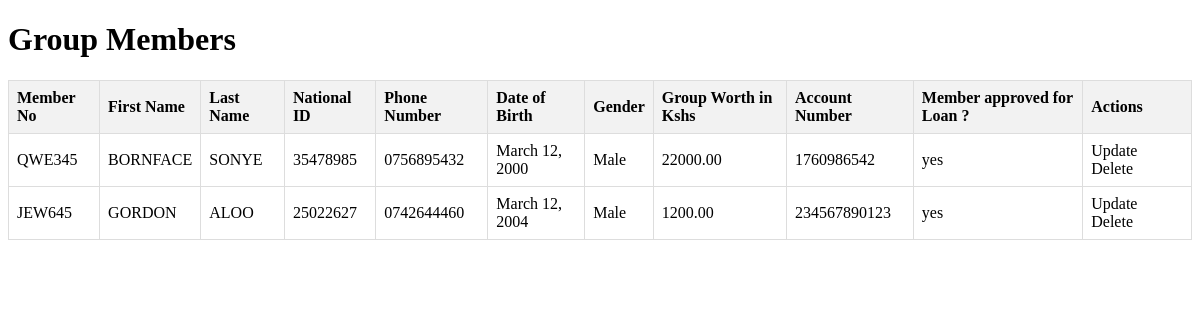
The page /Linker/members/ (signed in) on the database its author committed.
### lender/models.py (models this page shows, shortened)
class GroupMember(models.Model):
    member_id = models.AutoField(primary_key=True, unique=True)
    member_no = models.CharField(max_length=50, help_text="Enter Member Number")
    first_name = models.CharField(max_length=50, help_text="Enter First Name")
    last_name = models.CharField(max_length=50, help_text="Enter Last Name")
    national_id = models.DecimalField(max_digits=20, decimal_places=0, unique=True, validators=[validate_kenyan_id], help_text="Enter National Identification Number:")
    phone_number = models.CharField(
        max_length=13,  # Maximum length for +254xxxxxxxxx format
        validators=[validate_kenyan_phone_number],
        help_text="Enter phone number in the format 0798073204 or +254798073404"
    )
    dob = models.DateField(help_text="Enter Date of Birth")
    MALE = 'Male'
    FEMALE = 'Female'
    OTHER = 'Other'
    GENDER_CHOICES = [
        (MALE, 'Male'),
        (FEMALE, 'Female'),
        (OTHER, 'Other'),
    ]
    gender = models.CharField(
        max_length=10,
        choices=GENDER_CHOICES,
        help_text="Enter Member Gender"
    )
    group = models.CharField(max_length=50, help_text="Enter Group Number")
    grp_worth = models.DecimalField(max_digits=20, decimal_places=2, default=0.00, help_text="Enter Group Worth in Kshs.")
    account = models.CharField(max_length=50, default='00000000', help_text="Account Number")
    YES = 'yes'
    NO = 'no'
    APPROVAL_CHOICES = [
        (YES, 'Yes'),
        (NO, 'No'),
    ]
    approved = models.CharField(
        max_length=3,
        choices=APPROVAL_CHOICES,
        default=NO,  # Default value can be set to 'no'
        help_text="Is the member approved"
    )

### lender/views.py (the view)
# urls.py: path('members/', MemberListView.as_view(), name='member_list'),
class MemberListView(ListView):
    template_name = 'member_list.html'
    context_object_name = 'members'
    def get(self, request):
        username = request.session.get('username')
        if not username:
            return redirect('group_login')  # Redirect to login if username is not in session
        try:
            user = System_User.objects.get(username=username)
            borrower_no = user.borrower_no
            lender_no = user.lender_no
            borrower = Borrower.objects.get(borrower_no=borrower_no)
            group = Group.objects.get(borrower_no=borrower)
        except System_User.DoesNotExist:
            return redirect('group_login')
        except Group.DoesNotExist:
            return redirect('group_login')
        request.session['borrower_no'] = borrower_no
        request.session['lender_no'] = lender_no
        group_no = group.group_no
        members = GroupMember.objects.filter(group=group_no)
        return render(request, self.template_name, {'members': members})

### lender/templates/member_list.html (shortened to what this page needs)
<!DOCTYPE html>
<html lang="en">
<head>
    <link rel="stylesheet" href="https://cdnjs.cloudflare.com/ajax/libs/font-awesome/5.15.4/css/all.min.css">
</head>
<body>
    <h1>Group Members</h1>
    <table>
        <thead>
            <tr>
                <th>Member No</th>
                <th>First Name</th>
                <th>Last Name</th>
                <th>National ID</th>
                <th>Phone Number</th>
                <th>Date of Birth</th>
                <th>Gender</th>
                <th>Group Worth in Kshs</th>
                <th>Account Number</th>
                <th>Member approved for Loan ?</th>
                <th>Actions</th>
            </tr>
        </thead>
        <tbody>
            {% for member in members %}
                <tr>
                    <td>{{ member.member_no }}</td>
                    <td>{{ member.first_name }}</td>
                    <td>{{ member.last_name }}</td>
                    <td>{{ member.national_id }}</td>
                    <td>{{ member.phone_number }}</td>
                    <td>{{ member.dob }}</td>
                    <td>{{ member.gender }}</td>
                    <td>{{ member.grp_worth }}</td>
                    <td>{{ member.account }}</td>
                    <td>{{ member.approved }}</td>
                    <td class="actions">
                        <a href="{% url 'update_member' member.pk %}">Update</a>
                        <a href="{% url 'delete_member' member.pk %}">Delete</a>
                    </td>
                </tr>
            {% endfor %}
        </tbody>
    </table>
</body>
</html>

### lender/templates/member_list.html (style rules this page uses)
table { width: 100%; border-collapse: collapse; }
th, td { border: 1px solid #ddd; padding: 8px; }
th { background-color: #f2f2f2; text-align: left; }
.actions a { margin-right: 10px; text-decoration: none; color: inherit; }

### rows shown on the page
GroupMember: member_no "QWE345", first_name "BORNFACE", last_name "SONYE", national_id "35478985", phone_number "0756895432", dob "March 12, 2000", gender "Male", grp_worth "22000.00", account "1760986542", approved "yes"
GroupMember: member_no "JEW645", first_name "GORDON", last_name "ALOO", national_id "25022627", phone_number "0742644460", dob "March 12, 2004", gender "Male", grp_worth "1200.00", account "234567890123", approved "yes"
